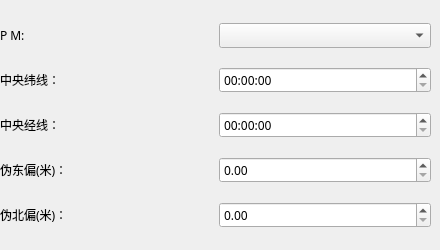
              <widget class="QWidget" name="PZZWW_Page">
               <widget class="QWidget" name="layoutWidget_20">
                <property name="geometry">
                 <rect>
                  <x>0</x>
                  <y>10</y>
                  <width>431</width>
                  <height>231</height>
                 </rect>
                </property>
                <layout class="QVBoxLayout" name="verticalLayout_17" stretch="1,1,1,1,1">
                 <item>
                  <layout class="QHBoxLayout" name="horizontalLayout_71" stretch="1,1">
                   <item>
                    <widget class="QLabel" name="PZZWW_PMLabel">
                     <property name="font">
                      <font>
                       <family>Source Han Sans SC Medium</family>
                       <pointsize>9</pointsize>
                       <weight>7</weight>
                       <italic>false</italic>
                       <bold>false</bold>
                      </font>
                     </property>
                     <property name="text">
                      <string>P M:</string>
                     </property>
                    </widget>
                   </item>
                   <item>
                    <widget class="QComboBox" name="PZZWW_PMBox">
                     <property name="font">
                      <font>
                       <family>Source Han Sans SC Medium</family>
                       <pointsize>9</pointsize>
                       <weight>7</weight>
                       <italic>false</italic>
                       <bold>false</bold>
                      </font>
                     </property>
                    </widget>
                   </item>
                  </layout>
                 </item>
                 <item>
                  <layout class="QHBoxLayout" name="horizontalLayout_75" stretch="1,1">
                   <item>
                    <widget class="QLabel" name="label_69">
                     <property name="font">
                      <font>
                       <family>Source Han Sans SC Medium</family>
                       <pointsize>9</pointsize>
                       <weight>7</weight>
                       <italic>false</italic>
                       <bold>false</bold>
                      </font>
                     </property>
                     <property name="text">
                      <string>中央纬线：</string>
                     </property>
                    </widget>
                   </item>
                   <item>
                    <widget class="QTimeEdit" name="timeEdit_15">
                     <property name="font">
                      <font>
                       <family>Source Han Sans SC Medium</family>
                       <pointsize>9</pointsize>
                       <weight>7</weight>
                       <italic>false</italic>
                       <bold>false</bold>
                      </font>
                     </property>
                     <property name="inputMethodHints">
                      <set>Qt::ImhNone</set>
                     </property>
                     <property name="displayFormat">
                      <string>HH:mm:ss</string>
                     </property>
                    </widget>
                   </item>
                  </layout>
                 </item>
                 <item>
                  <layout class="QHBoxLayout" name="horizontalLayout_76" stretch="1,1">
                   <item>
                    <widget class="QLabel" name="label_70">
                     <property name="font">
                      <font>
                       <family>Source Han Sans SC Medium</family>
                       <pointsize>9</pointsize>
                       <weight>7</weight>
                       <italic>false</italic>
                       <bold>false</bold>
                      </font>
                     </property>
                     <property name="text">
                      <string>中央经线：</string>
                     </property>
                    </widget>
                   </item>
                   <item>
                    <widget class="QTimeEdit" name="timeEdit_17">
                     <property name="font">
                      <font>
                       <family>Source Han Sans SC Medium</family>
                       <pointsize>9</pointsize>
                       <weight>7</weight>
                       <italic>false</italic>
                       <bold>false</bold>
                      </font>
                     </property>
                     <property name="inputMethodHints">
                      <set>Qt::ImhNone</set>
                     </property>
                     <property name="displayFormat">
                      <string>HH:mm:ss</string>
                     </property>
                    </widget>
                   </item>
                  </layout>
                 </item>
                 <item>
                  <layout class="QHBoxLayout" name="horizontalLayout_77" stretch="1,1">
                   <item>
                    <widget class="QLabel" name="label_71">
                     <property name="font">
                      <font>
                       <family>Source Han Sans SC Medium</family>
                       <pointsize>9</pointsize>
                       <weight>7</weight>
                       <italic>false</italic>
                       <bold>false</bold>
                      </font>
                     </property>
                     <property name="text">
                      <string>伪东偏(米)：</string>
                     </property>
                    </widget>
                   </item>
                   <item>
                    <widget class="QDoubleSpinBox" name="doubleSpinBox_17">
                     <property name="font">
                      <font>
                       <family>Source Han Sans SC Medium</family>
                       <pointsize>9</pointsize>
                       <weight>7</weight>
                       <italic>false</italic>
                       <bold>false</bold>
                      </font>
                     </property>
                    </widget>
                   </item>
                  </layout>
                 </item>
                 <item>
                  <layout class="QHBoxLayout" name="horizontalLayout_78" stretch="1,1">
                   <item>
                    <widget class="QLabel" name="label_72">
                     <property name="font">
                      <font>
                       <family>Source Han Sans SC Medium</family>
                       <pointsize>9</pointsize>
                       <weight>7</weight>
                       <italic>false</italic>
                       <bold>false</bold>
                      </font>
                     </property>
                     <property name="text">
                      <string>伪北偏(米)：</string>
                     </property>
                    </widget>
                   </item>
                   <item>
                    <widget class="QDoubleSpinBox" name="doubleSpinBox_18">
                     <property name="font">
                      <font>
                       <family>Source Han Sans SC Medium</family>
                       <pointsize>9</pointsize>
                       <weight>7</weight>
                       <italic>false</italic>
                       <bold>false</bold>
                      </font>
                     </property>
                    </widget>
                   </item>
                  </layout>
                 </item>
                </layout>
               </widget>
              </widget>
